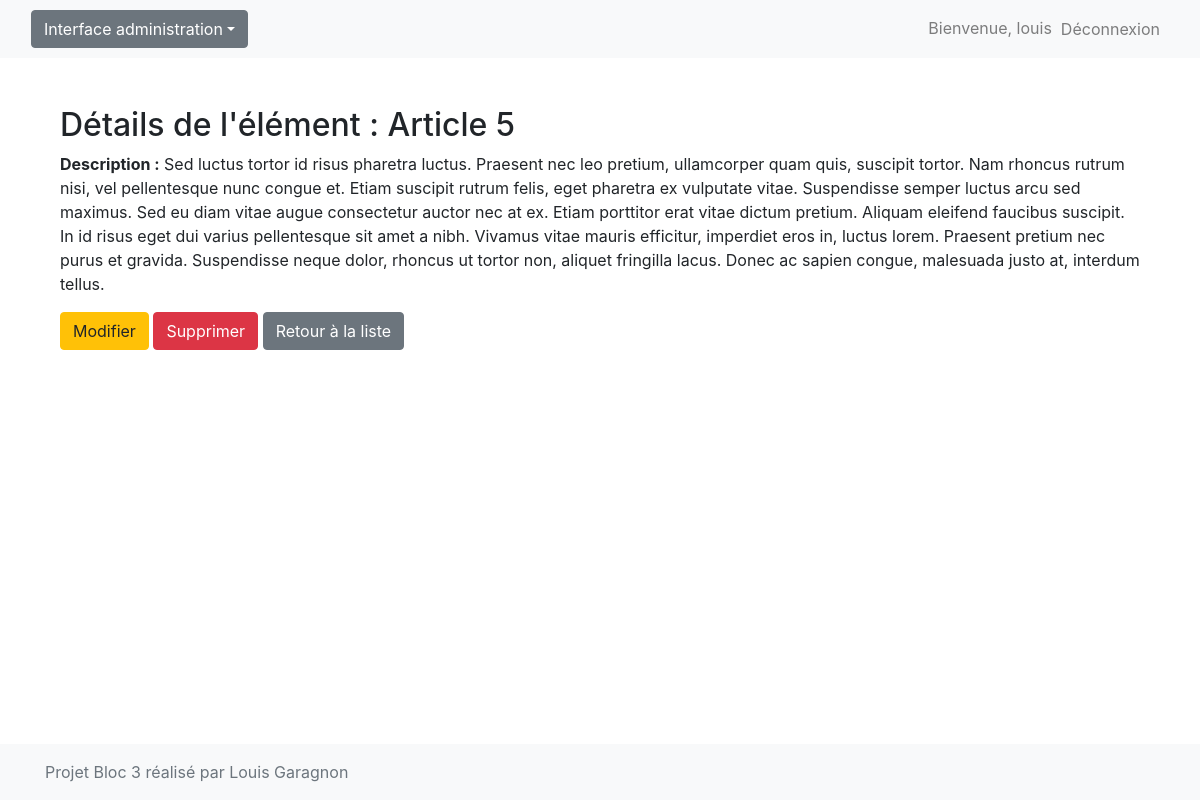
Page /items/7/ (signed in) on the committed database.
### manage_data/models.py (models this page shows)
class Item(models.Model):
    name = models.CharField(max_length=100)
    description = models.TextField()
    created_at = models.DateTimeField(auto_now_add=True)
    updated_at = models.DateTimeField(auto_now=True)

### manage_data/views.py (the view)
# urls.py: path('<int:pk>/', ItemDetailView.as_view(), name='item-detail'),
class ItemDetailView(LoginRequiredMixin, DetailView):
    model = Item
    template_name = 'manage_data/item_detail.html'
    context_object_name = 'item'

### manage_data/templates/manage_data/item_detail.html (shortened to what this page needs)
{% extends 'base.html' %}
{% block content %}
<div class="container mt-4">
    <h2>Détails de l'élément : {{ item.name }}</h2>
    <p><strong>Description :</strong> {{ item.description }}</p>
    <a href="{% url 'item-update' item.pk %}" class="btn btn-warning">Modifier</a>
    <a href="{% url 'item-delete' item.pk %}" class="btn btn-danger">Supprimer</a>
    <a href="{% url 'item-list' %}" class="btn btn-secondary">Retour à la liste</a>
</div>
{% endblock %}

### manage_data/templates/base.html (shortened to what this page needs)
<!DOCTYPE html>
<html lang="fr">
<head>
    <link rel="stylesheet" href="https://stackpath.bootstrapcdn.com/bootstrap/4.5.2/css/bootstrap.min.css">
</head>
<body>
    <nav class="navbar navbar-expand-lg navbar-light bg-light">
        <div class="container-fluid">
            <div class="dropdown">
                <button class="btn btn-secondary dropdown-toggle" type="button" id="dropdownMenuButton" data-toggle="dropdown" aria-haspopup="true" aria-expanded="false">
                    Interface administration</button>
            </div>
        <div class="collapse navbar-collapse justify-content-end">
            <ul class="navbar-nav">
                {% if user.is_authenticated %}
                <li class="nav-item">
                    <span class="navbar-text">Bienvenue, {{ user.username }}</span>
                </li>
                <li class="nav-item">
                <form method="POST" action="{% url 'logout' %}">
                    <button type="submit" class="btn btn-link nav-link">
                        Déconnexion
                    </button>
                </form>
            </li>
                {% endif %}
            </ul>
        </div>
    </nav>
    <div class="container mt-4">
        {% block content %}
        {% endblock %}
    </div>
    <footer class="bg-light text-muted py-3 mt-5">
        <div class="container">
            <div class="row">
                <div class="col-md-6">
                    <p class="mb-0">Projet Bloc 3 réalisé par Louis Garagnon</p>
                </div>
            </div>
        </div>
    </footer>
</body>
</html>

### manage_data/templates/base.html (style rules this page uses)
html, body { height: 100%; }
body { display: flex; flex-direction: column; }
.container { flex: 1; }
footer { position: relative; bottom: 0; width: 100%; }

### rows in the picture
Item: name "Article 5", description "Sed luctus tortor id risus pharetra luctus. Praesent nec leo pretium, ullamcorper quam quis, suscipit tortor. Nam rhoncus rutrum nisi, vel pellentesque nunc congue et. Etiam suscipit rutrum felis, eget pharetra ex vulputate vitae. Suspendisse semper luctus arcu sed maximus. Sed eu diam vitae augue consectetur auctor nec at ex. Etiam porttitor erat vitae dictum pretium. Aliquam eleifend faucibus suscipit. In id risus eget dui varius pellentesque sit amet a nibh. Vivamus vitae mauris efficitur, imperdiet eros in, luctus lorem. Praesent pretium nec purus et gravida. Suspendisse neque dolor, rhoncus ut tortor non, aliquet fringilla lacus. Donec ac sapien congue, malesuada justo at, interdum…"

### other values in the picture
{{ user.username }} "louis"
